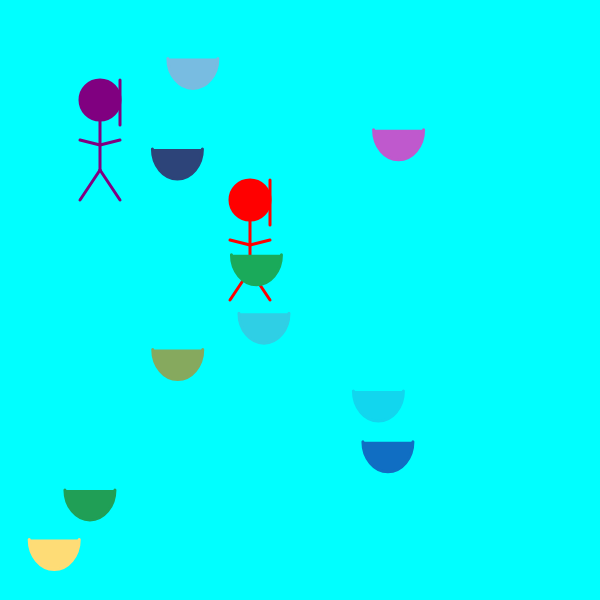
Frame 1 (no input)
Frame 60 (no input): identical to frame 1, image omitted
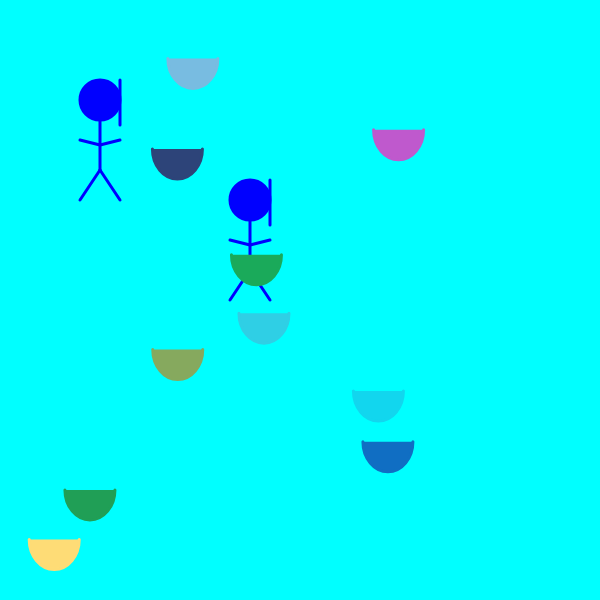
Frame 120 (the mouse pressed at the canvas centre since frame 60)

The p5.js sketch that drew these frames (run headless with seeded random() and noise() and a simulated clock; from frame 60 on, the mouse is pressed at the canvas centre):

// p5.js sketch
// ── sketch.js
/**
 * Rose Silletto
 * IGME-101: Project 3, 11/23/21
 * Creates divers that move across canvas based on user interaction
 *  and plastic objects that interact with the divers
 */

"use strict"; //catch some common coding errors

/* global variables */

let diver1; // instances of Diver class
let diver2;

let plasticArray = []; // declares plastic array

function preload(){

}

/**
 * setup :
 */
function setup() {
   createCanvas(600, 600);
   background("aqua");

   diver1 = new Diver(100, 100, "purple", 65, 68, 87, 83);
   diver2 = new Diver(250, 200, "red", LEFT_ARROW, RIGHT_ARROW, UP_ARROW, DOWN_ARROW);
   
   for(let i = 0; i < 10; i++)
   { plasticArray[i] = new Plastic(random(20, 550), random(20, 550), color(random(1, 255), random(1, 255), random(1, 255))); }

}

/**
 * draw :
 */
function draw() {
   
   background("aqua");

   diver1.display(); // calls Diver methods from class script
   diver2.display();

   diver1.move();
   diver2.move();

   diver1.updateState();
   diver2.updateState();

   for(let i = 0; i < 10; i++) // displays 10 plastic objects
   { 
      plasticArray[i].display();
      diver1.within(plasticArray[i]);
      diver2.within(plasticArray[i]);
   }

}

function doubleClicked() { // sets diver state when mouse is double-clicked

   diver1.setState(3);
   diver2.setState(3);
   console.log("hello");
}

// ── Diver.js
/**
 * Rose Silletto, 11.23.21
 * Creates diver that moves across canvas based on user interaction.
 * Diver moves up, down, left, and right with WASD or arrow keys.
 */

class Diver { // creates new instance of Diver

    constructor(x, y, diverColor, leftKey, rightKey, upKey, downKey) {
        
        // properties
        this.x = x;
        this.y = y;
        this.diverColor = diverColor;

        this.leftKey = leftKey;
        this.rightKey = rightKey;
        this.upKey = upKey;
        this.downKey = downKey;
        
        this.movementState = "left";

        this.influenceState = "1";
        
    }
    
    move() { // describes movement of Diver
        
        if (keyIsDown(this.leftKey))
        { this.x = this.x - 2; }
        else if (keyIsDown(this.rightKey))
        { this.x = this.x + 2; }
        else if (keyIsDown(this.upKey))
        { this.y = this.y - 2; }
        else if (keyIsDown(this.downKey))
        { this.y = this.y + 2; }
        else
        { this.x = this.x; }
        
    }

    display() { // displays Diver

        stroke(this.diverColor);
        fill(this.diverColor);
        strokeWeight(3);

        circle(this.x, this.y, 40); // head
        line(this.x, this.y + 20, this.x, this.y + 70); // body
        line(this.x, this.y + 45, this.x - 20, this.y + 40); // left arm
        line(this.x, this.y + 45, this.x + 20, this.y + 40); // right arm
        line(this.x, this.y + 70, this.x - 20, this.y + 100); // left leg
        line(this.x, this.y + 70, this.x + 20, this.y + 100); // right leg

        if (this.movementState === "left")
        { line(this.x + 20, this.y - 20, this.x + 20, this.y + 25); } // draws oxygen tube on right
        else if (this.movementState === "right")
        { line(this.x - 20, this.y - 20, this.x - 20, this.y + 25); } // draws oxygen tube on left

        if (this.influenceState == "2")
        { this.diverColor = "blue"; }

        if (this.influenceState == "3")
        { this.diverColor = "green"; }

    }

    updateState() { // updates Diver's state based on user inputs

        if (keyIsDown(this.leftKey))
        { this.movementState = "left"; }
        else if (keyIsDown(this.rightKey))
        { this.movementState = "right"; }

        if (mouseIsPressed === true)
        { 
            this.influenceState = "2";

            if (this.influenceState === "3")
            { this.influenceState = "2"; }
        }

    }

    setState(num) {

        this.influenceState = num;
        console.log(this.influenceState)
    }

    within(plastic) { // updates plastic color when diver is within (near) plastic

        let distance = dist(this.x, this.y, plastic.x, plastic.y);

       if (distance <= this.x/5) 
       { plastic.changeColor(this.diverColor); }
    }

}

// ── Plastic.js
/**
 * Rose Silletto, 11.23.21
 * Creates plastic object that interacts with divers
 */

 class Plastic { // creates new instance of Plastic object

    constructor(x, y, plasticColor) {
        
        // properties
        this.x = x;
        this.y = y;
        this.plasticColor = plasticColor;
        
    }

    display() { // displays Trash

        stroke(this.plasticColor);
        fill(this.plasticColor);
        strokeWeight(3);

        arc(this.x, this.y, 50, 60, 0, PI);
        
    }

    changeColor(diverColor) {

        this.plasticColor = diverColor; // changes plastic color to match diver color
    }

}
